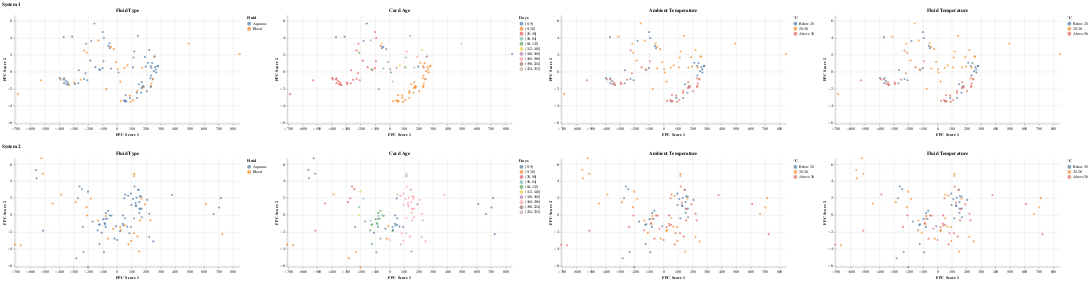

Notebook cell for this chart:
### Markdown cell above
### System 1 versus System 2: Sensor B - Cal Window

### Code cell
pc_scores_s1_B_cal_window, pc_scores_s2_B_cal_window,fpca_s1_B_cal_window,fpca_s2_B_cal_window = fpca_two_inputs(B1_cal_window, B2_cal_window)
create_pc_scores_plots(pc_scores_s1_B_cal_window, pc_scores_s2_B_cal_window, B1_Merged, B2_Merged)
